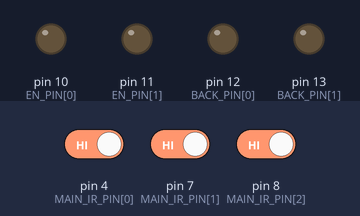
A sketch run on a simulated Arduino Uno, built with avr-gcc and run on an emulated ATmega328P. On the bench: output pins drawn as LEDs (lit = HIGH). Inputs (shaded band) come from the test bench; at power-on: pin 4 (MAIN_IR_PIN[0]) HIGH, pin 7 (MAIN_IR_PIN[1]) HIGH, pin 8 (MAIN_IR_PIN[2]) HIGH. What the sketch prints to the serial monitor is not drawn.

Above: at 0.1 s.
At 0.6 s:
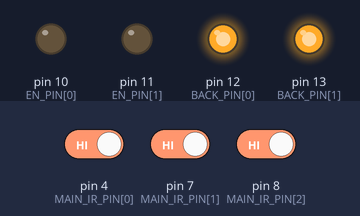
At 1.8 s:
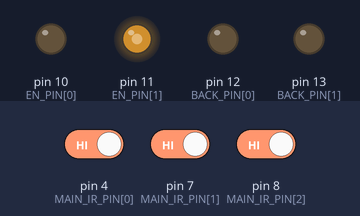
At 2.5 s:
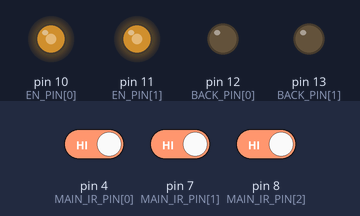
Timing chart, 0 to 4.0 s (numbered marks = the images above):
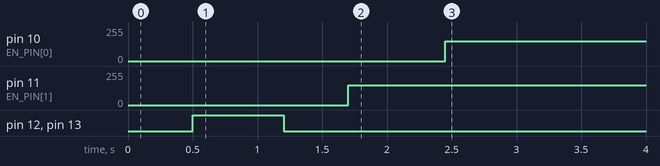

The sketch:

sketch_oct13a.ino
```cpp
//const int IN_PIN_1[4]={1,2,3,4};


const int MAX_S=225;
const int EN_PIN[2]={10,11};
const int BACK_PIN[2]={12,13};
const int MAIN_IR_PIN[3]={4,7,8};
//const int SUB_IR_PIN[2]={A2,A3};
int EN_VALUE[2]={200,200};
bool state[3]={1,1,1};
bool start=false;
bool stop=false;
void setup()
{
  for(int i=0;i<2;i++)
  {
    //pinMode(IN_PIN_1[i],OUTPUT);
    //pinMode(IN_PIN_0[i],OUTPUT);
    pinMode(EN_PIN[i],OUTPUT);
    pinMode(BACK_PIN[i],OUTPUT);
    analogWrite(BACK_PIN[i],0);
    pinMode(MAIN_IR_PIN[i],INPUT);
    //digitalWrite(IN_PIN_1[i],HIGH);
    //digitalWrite(IN_PIN_0[i],LOW);
  }
  pinMode(MAIN_IR_PIN[0],INPUT);
  pinMode(MAIN_IR_PIN[1],INPUT);
  pinMode(MAIN_IR_PIN[2],INPUT);

  //BIAS=analogRead(MAIN_IR_PIN[0])-analogRead(MAIN_IR_PIN[1]);
  Serial.begin(115200);
  //Serial.begin(9600);
}

void loop()
{
  mainLoop();
  readSerial();
  if(start){
  //setSpeedWithD();
  mainLoop();
  }
  for(int i=0;i<3;i++)
  {
    state[i]=digitalRead(MAIN_IR_PIN[i]);
  }
  //Serial.println("0:"+(String)state[0]+" 1:"+(String)state[1]+" 2:"+(String)state[2]);
}

void readSerial()
{
  if (Serial.available()>0)
  {
    //delay(100);
    int i=Serial.parseInt();
    Serial.println(i);
    if (i%7 == 0)
    {
      i/=7;
      int mode=i%10;
      int value=i/10;
      Serial.println(mode);
      Serial.println(value);
      if (mode<2)
      {
        if(i/10>=200 || i/10 == 0)
          EN_VALUE[i%10]=i/10;
      }
      if(mode==3)
      {
        Serial.println(analogRead(MAIN_IR_PIN[0]));
        Serial.println(analogRead(MAIN_IR_PIN[1]));
      }
      if(mode==4)
      {
        start=true;
      }
    }
  }
}

void mainLoop(){
  Serial.println("Mission begin.");
  //goon(-150);
  goon(200);
  //setSpeedWithValue(0,255);
  //setSpeedWithValue(1,255);
  turn(1);
  delay(1000);
  //while(1){}
}

void goon(int s){
  Serial.println("Walking along the line...");
  //setSpeedWithValue(0,255);
  //setSpeedWithValue(1,255);
  while(1){
    if(!setSpeedWithD(s)){
      break;
    }
  }
}
void turn(int dir){/*
  setSpeedWithValue(dir,200);
  setSpeedWithValue(1-dir,200);
  delay(100);
  Serial.println("Turning...");
  setSpeedWithValue(dir,200);
  setSpeedWithValue(1-dir,0);
  analogWrite(BACK_PIN[1-dir],200);
  state[1]=digitalRead(MAIN_IR_PIN[1]);
  int x=(dir==1?0:2);
  while(state[x]){state[x]=digitalRead(MAIN_IR_PIN[x]);}
  while(state[0] && state[1]){}
  while(!state[x]){state[x]=digitalRead(MAIN_IR_PIN[x]);}
  //setSpeedWithValue(dir,0);
  //setSpeedWithValue(1-dir,0);
  analogWrite(BACK_PIN[1-dir],0);
  */
  delay(500);
  setSpeedWithValue(dir,-200);
  setSpeedWithValue(1-dir,-200);
  delay(700);
  setSpeedWithValue(dir,0);
  setSpeedWithValue(1-dir,0);
  delay(500);
  setSpeedWithValue(dir,150);
  setSpeedWithValue(1-dir,0);
  delay(750);
  setSpeedWithValue(dir,150);
  setSpeedWithValue(1-dir,150);
  int x=(dir==1?2:0);
  while(state[x]){state[x]=digitalRead(MAIN_IR_PIN[x]);}
  while(!state[x]){state[x]=digitalRead(MAIN_IR_PIN[x]);}
  delay(500);
  setSpeedWithValue(dir,150);
  setSpeedWithValue(1-dir,0);
  //while(1);
}

bool setSpeedWithD(int s)
{
  for(int i=0;i<3;i++)
  {
    state[i]=digitalRead(MAIN_IR_PIN[i]);
  }
  if(state[0] && state[2])
  {
    Serial.println("STOP");
    setSpeedWithValue(0,0);
    setSpeedWithValue(1,0);
    //delay(1000);
      return false;
  }
  if(state[0])
  {
    //Serial.println("Sensor0 triggered.");
    setSpeedWithValue(1,s);
    setSpeedWithValue(0,0);
    //delay(1000);
    return true;
  }
  if(state[2])
  {
    //Serial.println("Sensor2 triggered.");
    setSpeedWithValue(0,s);
    setSpeedWithValue(1,0);
    //delay(1000);
    return true;
  }
  if(!state[1])
  {
    //Serial.println("Main sensor lose its target.");
    return true;
  }
  setSpeedWithValue(0,s);
  setSpeedWithValue(1,s);
  return true;
}

void setSpeedWithValue(int index,int value)
{
  EN_VALUE[index]=value;
  if (value>255){value=255;Serial.println("Error: invalid speed value");}
  //if (value<200){value=0;}
  if(value<0)
  {
    analogWrite(EN_PIN[index],0);
    analogWrite(BACK_PIN[index],-value);
  }
  else{
    analogWrite(EN_PIN[index],value);
    analogWrite(BACK_PIN[index],0);
  }
}
```

Measured:
- by itself, pin 10 (EN_PIN[0]): 0/255 → 150/255 at 2.5 s
- by itself, pin 11 (EN_PIN[1]): 0/255 → 150/255 at 1.7 s
- by itself, pin 12 (BACK_PIN[0]), pin 13 (BACK_PIN[1]): LOW → HIGH at 0.50 s, → LOW 0.70 s later
